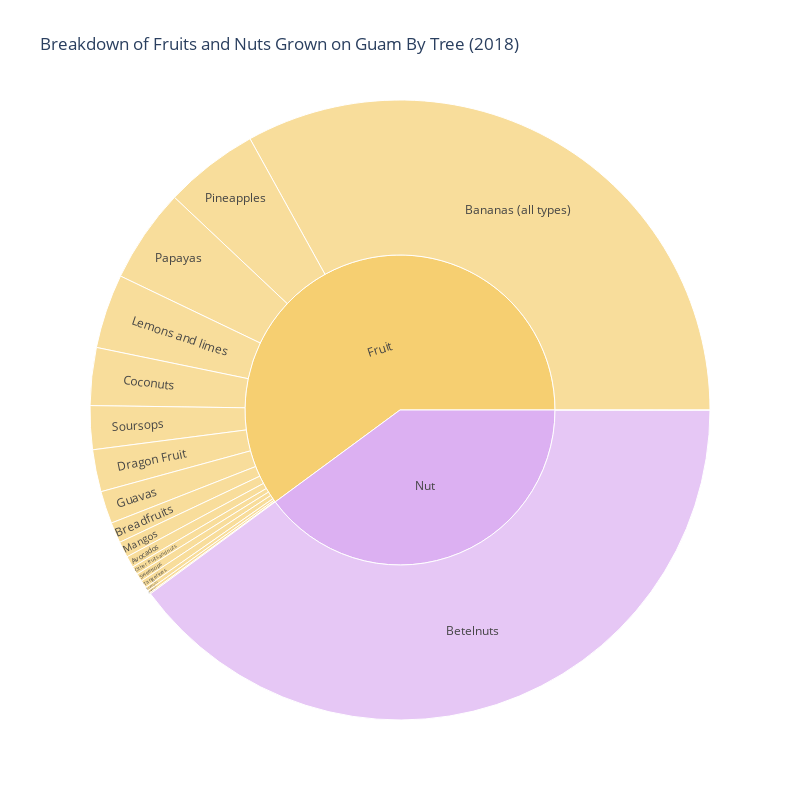

Notebook cell for this chart:
### Code cell
fig = px.sunburst(df[df['Trees'].notna()],
                  path=['Type', 'Crop'],
                  values='Trees',
                  title="Breakdown of Fruits and Nuts Grown on Guam By Tree (2018)",
                  width=800, 
                  height=800,
                  color='Type',
                  color_discrete_map=type_color_map)
fig.show()

### Figure 1 — Plotly figure (JSON) as saved in the notebook; plotly's stock layout.template omitted (floating-point values rounded to 4 significant figures)
{"data": [{"branchvalues": "total", "customdata": [["Fruit"], ["Fruit"], ["Fruit"], ["Fruit"], ["Fruit"], ["Fruit"], ["Fruit"], ["Fruit"], ["Fruit"], ["Fruit"], ["Fruit"], ["Fruit"], ["Fruit"], ["Fruit"], ["Fruit"], ["Fruit"], ["Fruit"], ["Nut"], ["Nut"], ["Fruit"], ["Nut"]], "domain": {"x": [0, 1], "y": [0, 1]}, "hovertemplate": "labels=%{label}<br>Trees=%{value}<br>parent=%{parent}<br>id=%{id}<br>Type=%{customdata[0]}<extra></extra>", "ids": ["Fruit/Avocados", "Fruit/Starfruits", "Fruit/Soursops", "Fruit/Pineapples", "Fruit/Papayas", "Fruit/Other fruits and nuts", "Fruit/Oranges", "Fruit/Mangos", "Fruit/Sweetsops", "Fruit/Lemons and limes", "Fruit/Grapefruit", "Fruit/Dragon Fruit", "Fruit/Coconuts", "Fruit/Breadfruits", "Fruit/Bananas (all types)", "Fruit/Guavas", "Fruit/Tangerines", "Nut/Coffee", "Nut/Betelnuts", "Fruit", "Nut"], "labels": ["Avocados", "Starfruits", "Soursops", "Pineapples", "Papayas", "Other fruits and nuts", "Oranges", "Mangos", "Sweetsops", "Lemons and limes", "Grapefruit", "Dragon Fruit", "Coconuts", "Breadfruits", "Bananas (all types)", "Guavas", "Tangerines", "Coffee", "Betelnuts", "Fruit", "Nut"], "marker": {"colors": ["rgb(246, 207, 113)", "rgb(246, 207, 113)", "rgb(246, 207, 113)", "rgb(246, 207, 113)", "rgb(246, 207, 113)", "rgb(246, 207, 113)", "rgb(246, 207, 113)", "rgb(246, 207, 113)", "rgb(246, 207, 113)", "rgb(246, 207, 113)", "rgb(246, 207, 113)", "rgb(246, 207, 113)", "rgb(246, 207, 113)", "rgb(246, 207, 113)", "rgb(246, 207, 113)", "rgb(246, 207, 113)", "rgb(246, 207, 113)", "rgb(220, 176, 242)", "rgb(220, 176, 242)", "rgb(246, 207, 113)", "rgb(220, 176, 242)"]}, "name": "", "parents": ["Fruit", "Fruit", "Fruit", "Fruit", "Fruit", "Fruit", "Fruit", "Fruit", "Fruit", "Fruit", "Fruit", "Fruit", "Fruit", "Fruit", "Fruit", "Fruit", "Fruit", "Nut", "Nut", "", ""], "type": "sunburst", "values": [500, 174, 1899, 4107, 4100, 358, 48, 695, 347, 3230, 117, 1828, 2507, 898, 27531, 1413, 332, 11, 33234, 50084, 33245]}], "layout": {"height": 800, "legend": {"tracegroupgap": 0}, "title": {"text": "Breakdown of Fruits and Nuts Grown on Guam By Tree (2018)"}, "width": 800}}
